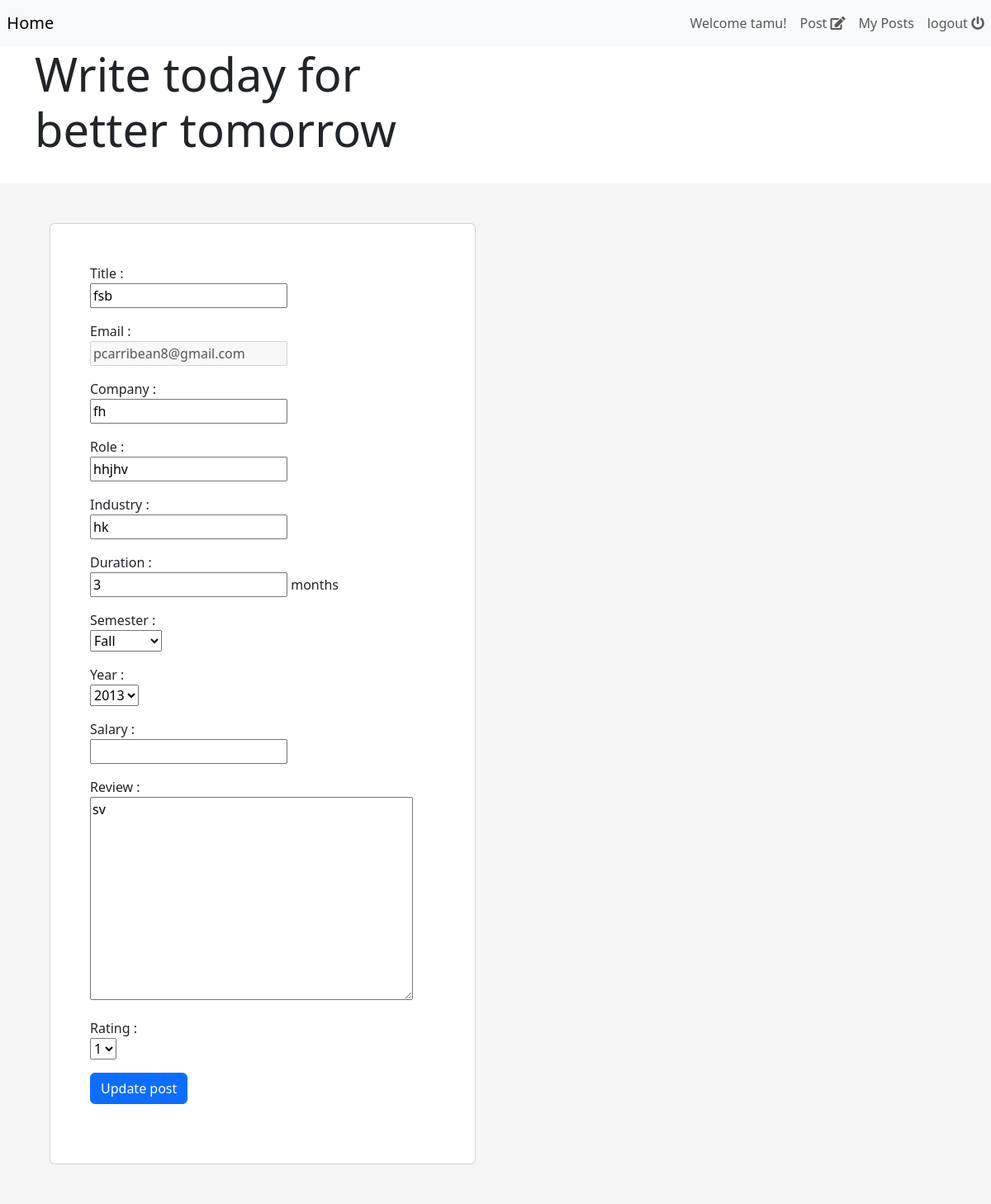
/post/edit/13 (signed in), run on the app's committed database.
### post/models.py (models this page shows, shortened)
class Post(models.Model):
    company = models.CharField(max_length=150)
    role = models.CharField(max_length=150)
    title = models.CharField(max_length=150)
    review = models.CharField(max_length=500)
    rating = models.IntegerField()
    duration = models.IntegerField()
    semester = models.CharField(max_length=15)
    year = models.PositiveIntegerField(default=current_year(), validators=[
                                       MinValueValidator(2013), max_value_current_year])
    salary = models.PositiveIntegerField(blank=True, null=True)
    industry = models.CharField(max_length=150, blank=True, null=True)
    email = models.EmailField(help_text='Enter your Texas A&M email')
    created_date = models.DateTimeField(auto_now_add=True)
    modified_date = models.DateTimeField(auto_now=True)
    objects = models.Manager()

class Semester(models.Model):
    semester = models.CharField(max_length=15)
    def __str__(self):
        return self.semester
    objects = models.Manager()

### post/views.py (the view)
# urls.py: path('post/edit/<int:id>', views.edit_post, name='edit_post'),
def edit_post(request, id):
    selected_post = Post.objects.get(id=id)
    post_form = PostForm(initial={
        'company': selected_post.company,
        'role': selected_post.role,
        'title': selected_post.title,
        'review': selected_post.review,
        'rating': selected_post.rating,
        'duration': selected_post.duration,
        'semester': selected_post.semester,
        'year': selected_post.year,
        'salary': selected_post.salary,
        'industry': selected_post.industry,
        'email': selected_post.email
    })
    print(selected_post.semester)
    if request.method == "POST":
        post_form = PostForm(request.POST, instance=selected_post)
        if post_form.is_valid():
            post_form.save()
            messages.success(request, f'Post updated')
            return redirect('/posts')
    return render(request, 'post/update.html', {'form': post_form})

### post/forms.py
class PostForm(forms.ModelForm):
    semester = forms.ModelChoiceField(
        queryset=Semester.objects.all(), to_field_name='semester')
    review = forms.CharField(widget=forms.Textarea)
    rating = forms.ChoiceField(
        choices=((1, 1), (2, 2), (3, 3), (4, 4), (5, 5)))
    email = forms.EmailField(disabled=True)
    duration = forms.IntegerField(help_text="months")
    year = forms.TypedChoiceField(
        coerce=int, choices=year_choices, initial=current_year)
    class Meta:
        model = Post
        fields = ['title', 'email',
                  'company', 'role', 'industry',
                  'duration',
                  'semester', 'year', 'salary',
                  'industry', 'review', 'rating']

### post/forms.py (called while the page is built)
def current_year():
    return datetime.date.today().year

def year_choices():
    return [(r, r) for r in range(current_year()-10, current_year()+1)]

### post/templates/post/update.html (shortened to what this page needs)
{% extends "../registration/home.html" %} {% block content %}
<div
  class="px-4 py-5 px-md-5 text-center text-lg-start"
  style="background-color: hsl(0, 0%, 96%)"
>
  <div class="container">
    <div class="row gx-lg-5 align-items-center">
      <div class="col-lg-6 mb-5 mb-lg-0">
        <div class="card">
          <div class="card-body py-5 px-md-5">
            <form action="" method="POST">
              {% for field in form %}
              <div>
                <p>
                  {{ field.label }} :<br />
                  {{ field }}
                  <span class="">{{field.help_text}}</span>
                </p>
              </div>
              {% endfor %}
              <button type="submit" class="btn btn-primary btn-block mb-4">
                Update post
              </button>
            </form>
          </div>
        </div>
      </div>
    </div>
  </div>
</div>
{% endblock content %}

### templates/registration/home.html (shortened to what this page needs)
<!DOCTYPE html>
<html>
  <head>
    {% load bootstrap5 %}
    {% bootstrap_css %}
    {% load fontawesome_5 %}
    {% fontawesome_5_static %}
    {% load static %}
  </head>
  <body>
    {% if user.is_authenticated %}
    <nav class="navbar navbar-expand-sm navbar-light bg-light">
        &nbsp;&nbsp;<a class="navbar-brand justify-content-between " href="{% url 'list_posts' %}">Home</a>
        <div class="collapse navbar-collapse justify-content-end" id="navbarText">
          <ul class="navbar-nav ml-auto mb-2 mb-lg-0">
            <li class="nav-item">
              <a class="nav-link" href="">Welcome {{ user.username }}!</a>
            </li>
            <li class="nav-item">
              <a class="nav-link" href="{% url 'create_post' %}">Post&nbsp;<i class='fas fa-edit'></i></a>
              </li>
              <li class="nav-item">
                <a class="nav-link" href="{% url 'my_posts' %}">My Posts</a>
              </li>
            <li class="nav-item">
              <a class="nav-link" href="{% url 'logout' %}">logout&nbsp;<i class='fas fa-power-off'></i></a>
            </li>
          </ul>
        </div>
      </nav>
    <div class="container">
      <div class="row">
        <div class="col-sm-12 col-md-12 col-lg-6 pb-4">
          <h2 class="display-4 font-weight-bold">Write today for better tomorrow</h1>
        </div>
        <div class="col-sm-12 col-md-12 col-lg-6">
        </div>
      </div>
    </div>
  </body>
</html>
{% block content %}
{% endblock %}
{% else %}
    <div class="alert alert-success" role="alert">
        <h3>Welcome!</h3>
        <a href="{% url 'register' %}">Signup</a>
        <a href="{% url 'login' %}">Login</a>
    </div>
{% endif %}

### data on the page
Post: form "fsb" "pcarribean8@gmail.com" "fh" "hhjhv" "hk" "3" "2013" "sv" "1"
Semester: form "Fall"

### other printed values
{{ user.username }} "tamu"
{{ field.label }} "Title" "Email" "Company" "Role" "Industry" "Duration" "Semester" "Year" "Salary" "Review" "Rating"
{{ field.help_text }} "months"
